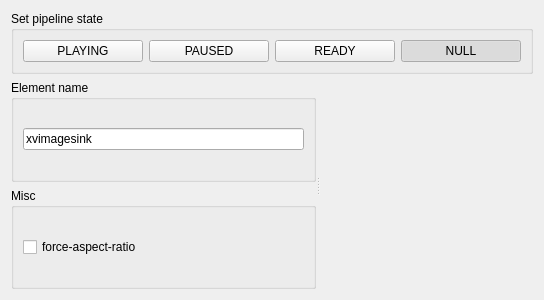
<?xml version="1.0" encoding="UTF-8"?>
<ui version="4.0">
 <class>VideoWidgetTest</class>
 <widget class="QWidget" name="VideoWidgetTest">
  <property name="geometry">
   <rect>
    <x>0</x>
    <y>0</y>
    <width>544</width>
    <height>300</height>
   </rect>
  </property>
  <property name="windowTitle">
   <string>VideoWidgetTest</string>
  </property>
  <layout class="QVBoxLayout" name="verticalLayout_4">
   <item>
    <widget class="QGroupBox" name="groupBox_2">
     <property name="sizePolicy">
      <sizepolicy hsizetype="Preferred" vsizetype="Fixed">
       <horstretch>0</horstretch>
       <verstretch>0</verstretch>
      </sizepolicy>
     </property>
     <property name="title">
      <string>Set pipeline state</string>
     </property>
     <layout class="QHBoxLayout" name="horizontalLayout_3">
      <item>
       <widget class="QPushButton" name="playingButton">
        <property name="text">
         <string>PLAYING</string>
        </property>
        <property name="checkable">
         <bool>true</bool>
        </property>
        <property name="checked">
         <bool>false</bool>
        </property>
       </widget>
      </item>
      <item>
       <widget class="QPushButton" name="pausedButton">
        <property name="text">
         <string>PAUSED</string>
        </property>
        <property name="checkable">
         <bool>true</bool>
        </property>
       </widget>
      </item>
      <item>
       <widget class="QPushButton" name="readyButton">
        <property name="text">
         <string>READY</string>
        </property>
        <property name="checkable">
         <bool>true</bool>
        </property>
       </widget>
      </item>
      <item>
       <widget class="QPushButton" name="nullButton">
        <property name="text">
         <string>NULL</string>
        </property>
        <property name="checkable">
         <bool>true</bool>
        </property>
        <property name="checked">
         <bool>true</bool>
        </property>
       </widget>
      </item>
     </layout>
    </widget>
   </item>
   <item>
    <widget class="QSplitter" name="splitter">
     <property name="orientation">
      <enum>Qt::Horizontal</enum>
     </property>
     <widget class="QWidget" name="">
      <layout class="QVBoxLayout" name="verticalLayout_3">
       <item>
        <widget class="QGroupBox" name="groupBox">
         <property name="sizePolicy">
          <sizepolicy hsizetype="Minimum" vsizetype="Preferred">
           <horstretch>0</horstretch>
           <verstretch>0</verstretch>
          </sizepolicy>
         </property>
         <property name="title">
          <string>Element name</string>
         </property>
         <layout class="QVBoxLayout" name="verticalLayout">
          <item>
           <widget class="QLineEdit" name="elementNameEdit">
            <property name="text">
             <string>xvimagesink</string>
            </property>
           </widget>
          </item>
         </layout>
        </widget>
       </item>
       <item>
        <widget class="QGroupBox" name="groupBox_3">
         <property name="sizePolicy">
          <sizepolicy hsizetype="Minimum" vsizetype="Preferred">
           <horstretch>0</horstretch>
           <verstretch>0</verstretch>
          </sizepolicy>
         </property>
         <property name="title">
          <string>Misc</string>
         </property>
         <layout class="QVBoxLayout" name="verticalLayout_2">
          <item>
           <widget class="QCheckBox" name="forceAspectRatioCheckBox">
            <property name="text">
             <string>force-aspect-ratio</string>
            </property>
           </widget>
          </item>
         </layout>
        </widget>
       </item>
      </layout>
     </widget>
     <widget class="QGst::Ui::VideoWidget" name="videoWidget" native="true">
      <property name="sizePolicy">
       <sizepolicy hsizetype="Expanding" vsizetype="Preferred">
        <horstretch>0</horstretch>
        <verstretch>0</verstretch>
       </sizepolicy>
      </property>
     </widget>
    </widget>
   </item>
  </layout>
 </widget>
 <customwidgets>
  <customwidget>
   <class>QGst::Ui::VideoWidget</class>
   <extends>QWidget</extends>
   <header location="global">QGst/Ui/VideoWidget</header>
   <container>1</container>
  </customwidget>
 </customwidgets>
 <resources/>
 <connections>
  <connection>
   <sender>nullButton</sender>
   <signal>toggled(bool)</signal>
   <receiver>elementNameEdit</receiver>
   <slot>setEnabled(bool)</slot>
   <hints>
    <hint type="sourcelabel">
     <x>467</x>
     <y>40</y>
    </hint>
    <hint type="destinationlabel">
     <x>103</x>
     <y>129</y>
    </hint>
   </hints>
  </connection>
 </connections>
</ui>
